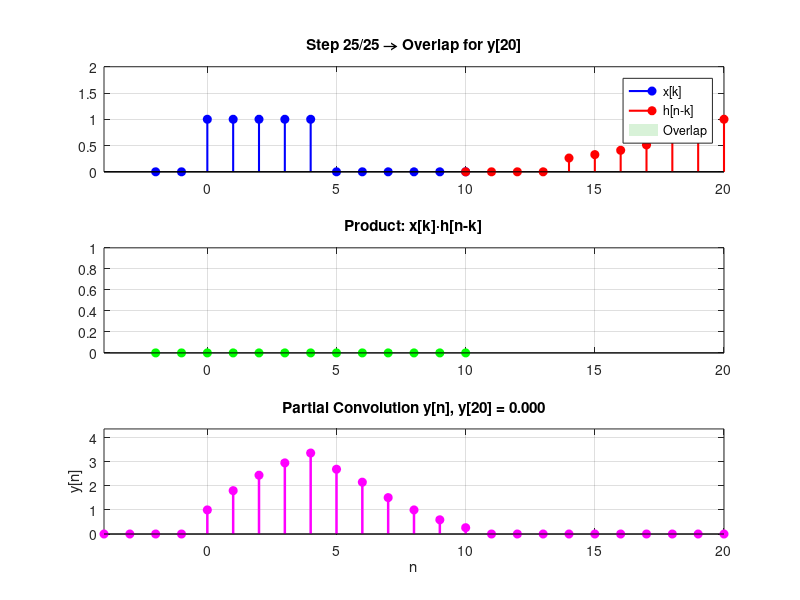
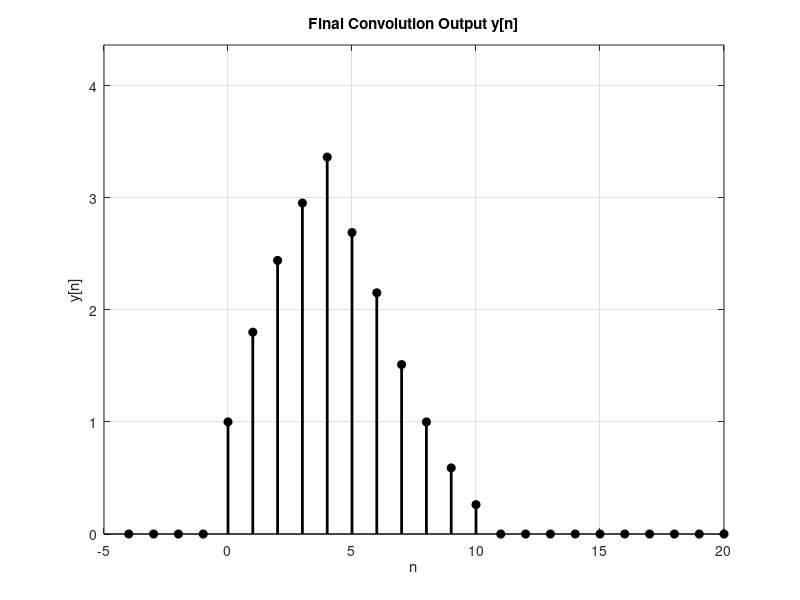

Recreate these plots in MATLAB, in order.
% --- Step-by-Step Discrete Convolution (Animated with Highlight Overlap) ---
clear; clc; close all;

% 1. DEFINE SIGNALS
k = -2:10;                                   % Index range
x = (k >= 0 & k <= 4);                       % Rectangular pulse
h = (0.8).^k .* (k >= 0 & k <= 6);           % Decaying ramp

% 2. PREPARE FOR CONVOLUTION
n_start = k(1) + k(1);
n_end   = k(end) + k(end);
n       = n_start:n_end;
y       = zeros(1, length(n));

h_flipped   = fliplr(h);                     % h[-k]
k_flipped   = -fliplr(k);

% 3. ANIMATED VISUALIZATION
figure('Name','Discrete Convolution with Highlight','Position',[100 100 1000 700]);

for i = 1:length(n)
    current_n = n(i);

    % Overlap indices
    [k_common, ix, ih] = intersect(k, k_flipped + current_n);

    % Product init
    product = zeros(1, length(k));
    if ~isempty(k_common)
        product(ix) = x(ix) .* h_flipped(ih);
    end
    y(i) = sum(product);

    % --- Plot 1: x[k] and shifted h[n-k] with overlap highlight ---
    subplot(3,1,1);
    stem(k, x, 'b','filled','LineWidth',1.5); hold on;
    stem(k_flipped+current_n, h_flipped,'r','filled','LineWidth',1.5);

    % Highlight overlap area (shaded)
    if ~isempty(k_common)
        area(k_common, min(x(ix), h_flipped(ih)), 'FaceColor',[0.7 0.9 0.7], 'FaceAlpha',0.5, 'EdgeColor','none');
    end
    hold off;
    title(['Step ', num2str(i), '/', num2str(length(n)), ' → Overlap for y[', num2str(current_n), ']']);
    legend('x[k]','h[n-k]','Overlap');
    grid on; xlim([n_start, n_end]); ylim([0, max([x,h])+1]);

    % --- Plot 2: product ---
    subplot(3,1,2);
    stem(k, product,'g','filled','LineWidth',1.5);
    title('Product: x[k]·h[n-k]');
    grid on; xlim([n_start, n_end]); ylim([0, max(product)+1]);

    % --- Plot 3: partial convolution result ---
    subplot(3,1,3);
    stem(n(1:i), y(1:i),'m','filled','LineWidth',1.8);
    title(['Partial Convolution y[n], y[', num2str(current_n), '] = ', num2str(y(i),'%.3f')]);
    xlabel('n'); ylabel('y[n]');
    grid on; xlim([n_start, n_end]); ylim([0, max(y)+1]);

    pause(1); % animasi tiap step
end

% 4. FINAL RESULT
figure('Name','Final Convolution Result');
stem(n,y,'filled','k','LineWidth',2);
title('Final Convolution Output y[n]');
xlabel('n'); ylabel('y[n]');
grid on; ylim([0, max(y)+1]);

disp('Final convolved signal y[n]:');
disp(y);

